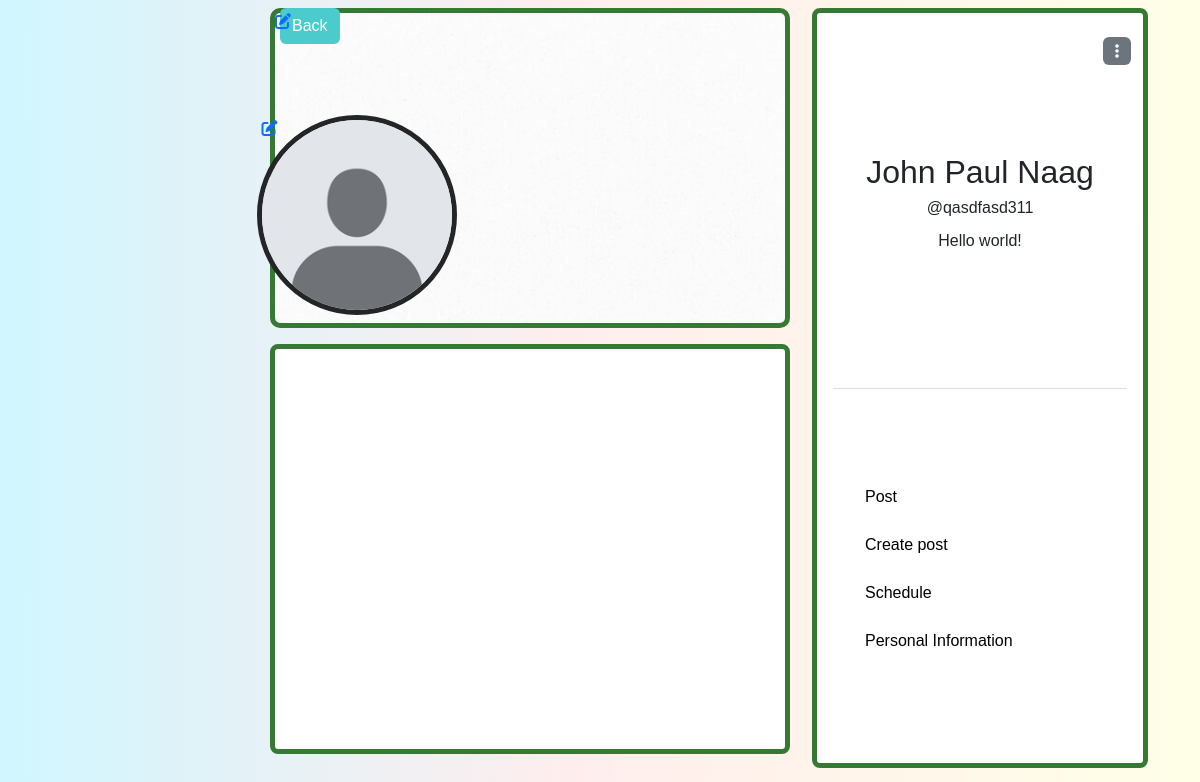
The page /users/profile.php (signed in) on the database its author committed.
### tables this page shows
CREATE TABLE `user_registration` (
  `user_no` int(11) NOT NULL,
  `user_ip` varchar(255) NOT NULL,
  `user_ID` varchar(255) NOT NULL,
  `email` varchar(255) NOT NULL,
  `student_no` varchar(13) NOT NULL,
  `fname` varchar(255) NOT NULL,
  `lname` varchar(255) NOT NULL,
  `bday` date NOT NULL,
  `gender` varchar(20) NOT NULL,
  `coverphoto` varchar(250) NOT NULL,
  `profilepicture` varchar(250) NOT NULL,
  `created_at` timestamp NOT NULL DEFAULT current_timestamp(),
  `updated_at` timestamp NOT NULL DEFAULT current_timestamp() ON UPDATE current_timestamp(),
  `user_password` varchar(255) NOT NULL
);

### functions/common_function.php (the view, shortened to what this page needs)
<?php
function getName($user_no = null) {
    global $con;
    $current_user_no = $_SESSION['user_no'];
    if ($user_no === null) {
        $user_no = $current_user_no;
    }
    $query = "SELECT * FROM user_registration WHERE user_no = ?";
    $stmt = $con->prepare($query);
    $stmt->bind_param('i', $user_no);
    $stmt->execute();
    $result = $stmt->get_result();
    $profile = $result->fetch_assoc();
    if ($profile) {
        $fname = htmlspecialchars($profile['fname']);
        $lname = htmlspecialchars($profile['lname']);
        $user_ID = htmlspecialchars($profile['user_ID']);
        echo "
        <div class='container-fluid identity'>
          <div class='container-fluid name'>
            $fname $lname
          </div>
          <div class='container-fluid username'>
            $user_ID
          </div>
          <div class='container-fluid bio'>Hello world!</div>
        </div>
        ";
    } else {
        echo "Profile not found.";
    }
}
?>

### users/profile.css (style rules this page uses)
body { padding: 0; margin: 0; overflow-x: hidden; font-family: Arial, Helvetica, sans-serif; background: linear-gradient(89.9deg, rgb(208, 246, 255) 0.1%, rgb(255, 237, 237) 47.9%, rgb(255, 255, 231) 100.2%); }
.follow,.line,.identity { height: 20%; width: 100%; padding: 0; }
.identity { height: 30%; display: flex; align-items: center; justify-content: center; flex-direction: column; }
.name { height: auto; width: 100%; display: flex; align-items: flex-start; justify-content: center; flex-wrap: wrap; font-size: 2rem; }
.username { height: 15%; width: 100%; display: flex; align-items: flex-start; justify-content: center; }
.bio { height: auto; min-width: 2vh; display: flex; align-items: center; flex-wrap: wrap; justify-content: center; font-size: 1rem; }

### rows shown on the page
user_registration: fname "John Paul", lname "Naag", user_ID "@qasdfasd311"
